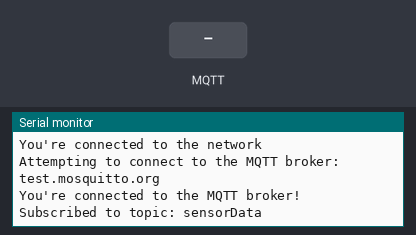
This sketch was run on a simulated Arduino Nano 33 IoT. Shown: the last lines printed to the serial monitor. The test bench sets the inputs (shaded band). WiFi joins after 1.5 s; servers stay silent unless stated; no MQTT or app messages arrive unless stated.

Above: at 7.7 s.
7.8 s: MQTT message "1" arrives on the first subscribed topic
At 8.7 s:
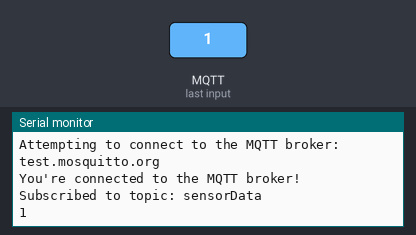
9.3 s: MQTT message "on" arrives on the first subscribed topic
At 9.8 s:
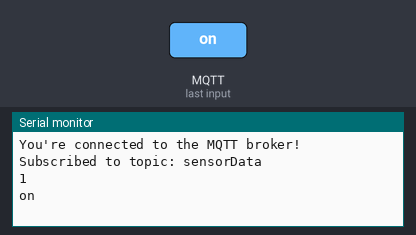
10.8 s: MQTT message "off" arrives on the first subscribed topic
At 12.1 s:
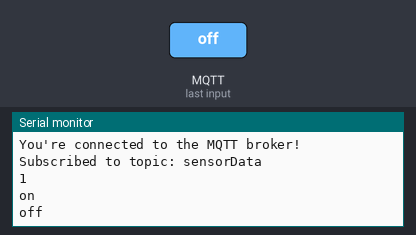

The sketch:

recieveDataFromServer.ino
```cpp
// ********************************** Import Libraries ********************************** //

#include <ArduinoMqttClient.h>
#include <WiFiNINA.h>
#include <SPI.h>
#include "./arduino_secrets.h"

// ******************************** Initialize Variables ******************************** //

// WiFi Credentials (edit in arduino_secrets.h)
char ssid[] = SECRET_SSID;    // your network SSID (name)
char pass[] = SECRET_PASS;    // your network password (use for WPA, or use as key for WEP)

// Initialize the Wifi client
WiFiClient wifiClient;
MqttClient mqttClient(wifiClient);
int status = WL_IDLE_STATUS;

// Information for MQQT server
const char broker[]  = "test.mosquitto.org";
int        port      = 1883;
const char topic[]   = "sensorData";

// Buffer for Serial Printing
char buffer[40];

// ************************************************************************************** //
// ********************************** Helper Functions ********************************** //

void printWiFiStatus() {
  // Print the network SSID
  Serial.print("SSID: ");
  Serial.println(WiFi.SSID());

  // Print the IP address
  IPAddress ip = WiFi.localIP();
  Serial.print("IP Address: ");
  Serial.println(ip);

  // Print the received signal strength
  long rssi = WiFi.RSSI();
  Serial.print("signal strength (RSSI):");
  Serial.print(rssi);
  Serial.println(" dBm");
}

void printMacAddress() {
    byte mac[6];  // the MAC address of your Wifi shield
    WiFi.macAddress(mac);
    Serial.print("MAC: ");
    Serial.print(mac[5],HEX);
    Serial.print(":");
    Serial.print(mac[4],HEX);
    Serial.print(":");
    Serial.print(mac[3],HEX);
    Serial.print(":");
    Serial.print(mac[2],HEX);
    Serial.print(":");
    Serial.print(mac[1],HEX);
    Serial.print(":");
    Serial.println(mac[0],HEX);
}

// ************************************************************************************** //
// ********************************* Connection Functions ******************************* //

void connectToWiFi() {
  // Check if the WiFi module works
  if (WiFi.status() == WL_NO_SHIELD) {
    // Wait until WiFi ready
    Serial.println("WiFi adapter not ready");
    while (true);
  }

  // Check Firmware
  String fv = WiFi.firmwareVersion();
  if (fv < WIFI_FIRMWARE_LATEST_VERSION) {
    Serial.println("\nPlease upgrade the firmware");
  }

  // Establish a WiFi connection
  while (status != WL_CONNECTED) {
    Serial.println("\nAttempting to connect to SSID: " + String(ssid));
    status = WiFi.begin(ssid, pass);

    // Wait 10 seconds for connection:
    delay(5000);
  }

  // Print connection status
  printMacAddress();
  printWiFiStatus();
  Serial.println("You're connected to the network");
}

void connectToMQTT() {
  Serial.print("\nAttempting to connect to the MQTT broker: ");
  Serial.println(broker);

  if (!mqttClient.connect(broker, port)) {
    Serial.print("MQTT connection failed! Error code = ");
    Serial.println(mqttClient.connectError());
    while (1);
  }

  /**
   * Keep Alive:
   * Setting the value to zero deactivates keep alive functionality.
   * The maximum keep alive interval that can be specified is 18 hours, 12 minutes, and 15 seconds.
  **/
  mqttClient.setKeepAliveInterval(90);

  Serial.println("You're connected to the MQTT broker!\n");
}

void suscribeToBroker() {
  // set the message receive callback
  mqttClient.onMessage(onMqttMessage);

  // subscribe to a topic
  mqttClient.subscribe(topic);
  Serial.print("Subscribed to topic: " + String(topic) + "\n");
  // topics can be unsubscribed using:
  // mqttClient.unsubscribe(topic);
}

// ************************************************************************************** //
// *********************************** Arduino Setup ************************************ //

// Setup Arduino; Runs Once
void setup() {
  //Initialize serial and wait for port to open:
  Serial.begin(115200);     // Use 115200 baud rate for serial communication
  analogReadResolution(12); // Initialize ADC Resolution (Arduino Nano 33 IoT Max = 12)
  Serial.flush();           // Flush anything left in the Serial port

  // Connect to WiFi and Clock
  connectToWiFi();
  connectToMQTT();
  suscribeToBroker();
}

void loop() {
  // call poll() regularly to allow the library to receive MQTT messages and send MQTT keep alive which avoids being disconnected by the broker
  mqttClient.poll();
}

void onMqttMessage(int messageSize) {
  if (false) {
    // we received a message, print out the topic and contents
    Serial.println("Received a message with topic '");
    Serial.print(mqttClient.messageTopic());
    Serial.print("', length ");
    Serial.print(messageSize);
    Serial.println(" bytes:");
  }

  // use the Stream interface to print the contents
  while (mqttClient.available()) {
    //char a = (char)mqttClient.read();
    //Serial.print(a);
    //Serial.println("");
    Serial.print((char)mqttClient.read());

    // Print Data for Python to Read
    //sprintf(buffer, "%s", String((char)mqttClient.read()).c_str());
    //Serial.print(buffer);
    //Serial.flush();
  }
  Serial.println("");
}
```

arduino_secrets.h
```cpp
// Specify the WiFi credentials
#define SECRET_SSID "87 Marion WiFi"
#define SECRET_PASS "coldbrew"

//#define SECRET_SSID "Caltech Secure"
//#define SECRET_PASS "SAMthegreat11!!"


static const char incommon_ca[] PROGMEM = R"EOF(
-----BEGIN CERTIFICATE-----
MIIF3jCCA8agAwIBAgIQAf1tMPyjylGoG7xkDjUDLTANBgkqhkiG9w0BAQwFADCB
iDELMAkGA1UEBhMCVVMxEzARBgNVBAgTCk5ldyBKZXJzZXkxFDASBgNVBAcTC0pl
cnNleSBDaXR5MR4wHAYDVQQKExVUaGUgVVNFUlRSVVNUIE5ldHdvcmsxLjAsBgNV
BAMTJVVTRVJUcnVzdCBSU0EgQ2VydGlmaWNhdGlvbiBBdXRob3JpdHkwHhcNMTAw
MjAxMDAwMDAwWhcNMzgwMTE4MjM1OTU5WjCBiDELMAkGA1UEBhMCVVMxEzARBgNV
BAgTCk5ldyBKZXJzZXkxFDASBgNVBAcTC0plcnNleSBDaXR5MR4wHAYDVQQKExVU
aGUgVVNFUlRSVVNUIE5ldHdvcmsxLjAsBgNVBAMTJVVTRVJUcnVzdCBSU0EgQ2Vy
dGlmaWNhdGlvbiBBdXRob3JpdHkwggIiMA0GCSqGSIb3DQEBAQUAA4ICDwAwggIK
AoICAQCAEmUXNg7D2wiz0KxXDXbtzSfTTK1Qg2HiqiBNCS1kCdzOiZ/MPans9s/B
3PHTsdZ7NygRK0faOca8Ohm0X6a9fZ2jY0K2dvKpOyuR+OJv0OwWIJAJPuLodMkY
tJHUYmTbf6MG8YgYapAiPLz+E/CHFHv25B+O1ORRxhFnRghRy4YUVD+8M/5+bJz/
Fp0YvVGONaanZshyZ9shZrHUm3gDwFA66Mzw3LyeTP6vBZY1H1dat//O+T23LLb2
VN3I5xI6Ta5MirdcmrS3ID3KfyI0rn47aGYBROcBTkZTmzNg95S+UzeQc0PzMsNT
79uq/nROacdrjGCT3sTHDN/hMq7MkztReJVni+49Vv4M0GkPGw/zJSZrM233bkf6
c0Plfg6lZrEpfDKEY1WJxA3Bk1QwGROs0303p+tdOmw1XNtB1xLaqUkL39iAigmT
Yo61Zs8liM2EuLE/pDkP2QKe6xJMlXzzawWpXhaDzLhn4ugTncxbgtNMs+1b/97l
c6wjOy0AvzVVdAlJ2ElYGn+SNuZRkg7zJn0cTRe8yexDJtC/QV9AqURE9JnnV4ee
UB9XVKg+/XRjL7FQZQnmWEIuQxpMtPAlR1n6BB6T1CZGSlCBst6+eLf8ZxXhyVeE
Hg9j1uliutZfVS7qXMYoCAQlObgOK6nyTJccBz8NUvXt7y+CDwIDAQABo0IwQDAd
BgNVHQ4EFgQUU3m/WqorSs9UgOHYm8Cd8rIDZsswDgYDVR0PAQH/BAQDAgEGMA8G
A1UdEwEB/wQFMAMBAf8wDQYJKoZIhvcNAQEMBQADggIBAFzUfA3P9wF9QZllDHPF
Up/L+M+ZBn8b2kMVn54CVVeWFPFSPCeHlCjtHzoBN6J2/FNQwISbxmtOuowhT6KO
VWKR82kV2LyI48SqC/3vqOlLVSoGIG1VeCkZ7l8wXEskEVX/JJpuXior7gtNn3/3
ATiUFJVDBwn7YKnuHKsSjKCaXqeYalltiz8I+8jRRa8YFWSQEg9zKC7F4iRO/Fjs
8PRF/iKz6y+O0tlFYQXBl2+odnKPi4w2r78NBc5xjeambx9spnFixdjQg3IM8WcR
iQycE0xyNN+81XHfqnHd4blsjDwSXWXavVcStkNr/+XeTWYRUc+ZruwXtuhxkYze
Sf7dNXGiFSeUHM9h4ya7b6NnJSFd5t0dCy5oGzuCr+yDZ4XUmFF0sbmZgIn/f3gZ
XHlKYC6SQK5MNyosycdiyA5d9zZbyuAlJQG03RoHnHcAP9Dc1ew91Pq7P8yF1m9/
qS3fuQL39ZeatTXaw2ewh0qpKJ4jjv9cJ2vhsE/zB+4ALtRZh8tSQZXq9EfX7mRB
VXyNWQKV3WKdwrnuWih0hKWbt5DHDAff9Yk2dDLWKMGwsAvgnEzDHNb842m1R0aB
L6KCq9NjRHDEjf8tM7qtj3u1cIiuPhnPQCjY/MiQu12ZIvVS5ljFH4gxQ+6IHdfG
jjxDah2nGN59PRbxYvnKkKj9
-----END CERTIFICATE-----
)EOF";

#define CALTECH_SECURE_CERT = incommon_ca
```

Measured:
- after the input at 7.8 s, the serial monitor: prints a new line at once (image 1)
- after the input at 9.3 s, the serial monitor: prints a new line at once (image 2)
- after the input at 10.8 s, the serial monitor: prints a new line at once (image 3)
